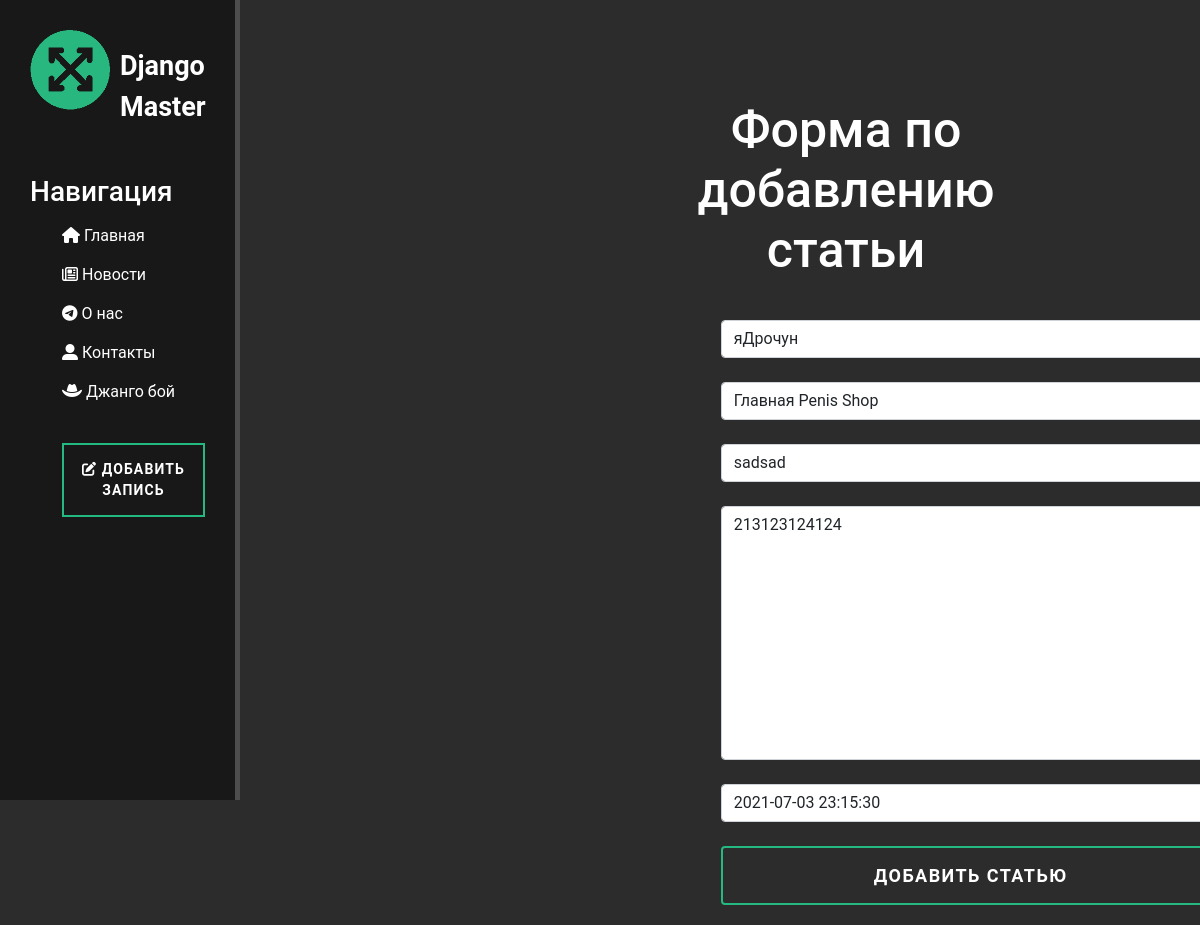
The page /news/10/update on the database its author committed.
### news/models.py (models this page shows, shortened)
class Article (models.Model):
    author_name = models.CharField ('Имя автора', max_length=50)
    title = models.CharField('Название', max_length=50)
    anons = models.CharField('Анонс', max_length=200)
    full_text = models.TextField('Статья')
    date = models.DateTimeField('Дата публикации')
    class Meta:
        verbose_name = 'Новость'
        verbose_name_plural = 'Новости'

### news/views.py (the view)
class NewsUpdateView(UpdateView):
    model = Article
    template_name = 'news/create.html'
    form_class = ArticleForm

### news/forms.py
class ArticleForm(ModelForm):
    class Meta:
        model = Article
        fields = ['author_name', 'title', 'anons', 'full_text', 'date']
        widgets = {
            'author_name': TextInput(attrs={
                'class': 'form-control',
                'placeholder': 'Имя автора'
            }),
            'title': TextInput(attrs={
                'class': 'form-control',
                'placeholder': 'Название статьи'
            }),
            'anons': TextInput(attrs={
                'class': 'form-control',
                'placeholder': 'Анонс статьи'
            }),
            'full_text': Textarea(attrs={
                'class': 'form-control',
                'placeholder': 'Текст статьи'
            }),
            'date': DateTimeInput(attrs={
                'class': 'form-control',
                'placeholder': 'Дата'
            })
        }

### news/templates/news/create.html (shortened to what this page needs)
{% extends 'main/layout.html' %}
{% block content%}
    <div class="features">
        <h1>Форма по добавлению статьи</h1>
        <form method="post" class="add_form">
            {{form.author_name}}<br>
            {{form.title}}<br>
            {{form.anons}}<br>
            {{form.full_text}}<br>
            {{form.date}}<br>
            <button class="btn btn-success" type="submit">Добавить статью</button>
        </form>
    </div>
{% endblock %}

### main/static/main/css/main.css (style rules this page uses)
:root { --main-color: #23b980; }
body { background: #2c2c2c; font-family: Roboto, Arial }
main .features { float: left; color: white; margin-top:100px; margin-left: 150px; text-align: center; width: 60%; }
main .features h1 { font-size: 50px }
.add_form { margin-left: 21%; margin-top: 40px; width: 500px; }
.btn-success { width:500px; padding: 14px 15px; font-size:18px; font-weight: bold; text-align: center; text-decoration: none; text-transform: uppercase; letter-spacing: .08em; background: #2c2c2c; border: 2px solid var(--main-color) }

### rows shown on the page
Article: author_name "яДрочун", title "Главная Penis Shop", anons "sadsad", full_text "213123124124", date "2021-07-03 23:15:30"
